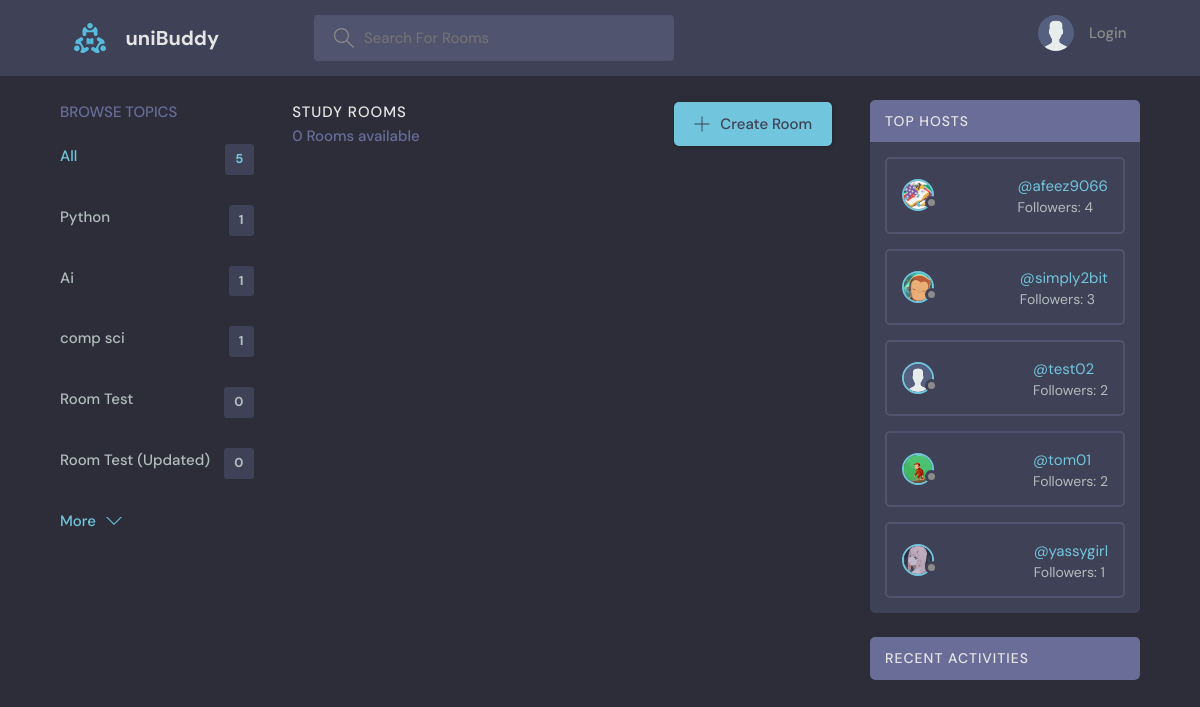
The page /?q=Study on the database as committed earlier.
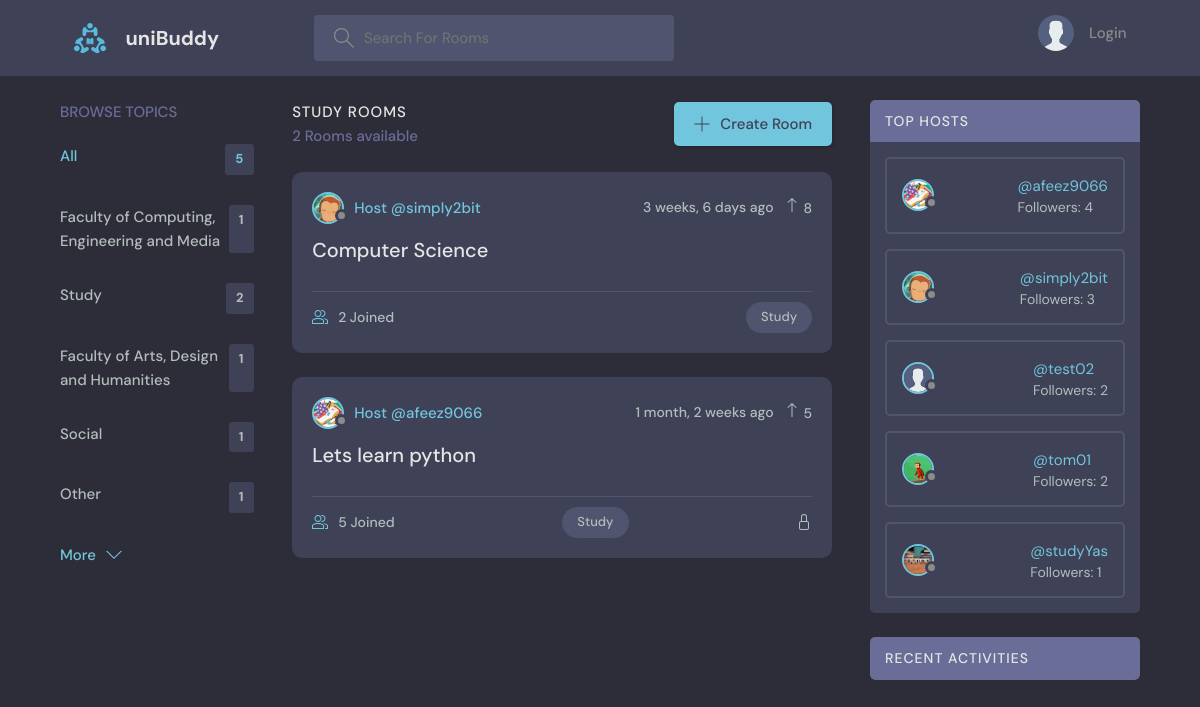
The same page on the database as committed later.
### base/models.py (models this page shows, shortened)
class Topic(models.Model):
    name = models.CharField(max_length=200)

class User(AbstractUser):
    name = models.CharField(max_length=200, null=True)
    email = models.EmailField(unique=True, null=True)
    bio = models.TextField(null=True)
    avatar = models.ImageField(null=True, default="avatar.svg")
    followers = models.ManyToManyField('self', related_name='following', blank=True, symmetrical=False)
    follower_count = models.IntegerField(default=0)
    USERNAME_FIELD = 'email'
    REQUIRED_FIELDS = []

class Room(models.Model):
    host = models.ForeignKey(User, on_delete=models.SET_NULL, null=True)
    topic = models.ForeignKey(Topic, on_delete=models.SET_NULL, null=True)
    name = models.CharField(max_length=200)
    description = models.TextField(null=True, blank=True)
    participants = models.ManyToManyField(
        User, related_name='participants', blank=True)
    updated = models.DateTimeField(auto_now=True)
    created = models.DateTimeField(auto_now_add=True)
    upvotes = models.IntegerField(default=0)
    upvoted_by = models.ManyToManyField(User, related_name='upvoted_rooms')
    is_private = models.BooleanField(default=False)
    access_code = models.CharField(max_length=10, blank=True, null=True)
    admins = models.ManyToManyField(User, related_name="admin_rooms", blank=True)
    class Meta:
        ordering = ['-updated', '-created']

### base/views.py (the view)
# urls.py: path('', views.home, name="home"),
def home(request):
    q = request.GET.get('q') if request.GET.get('q') != None else ''
    rooms = Room.objects.filter(
        Q(topic__name__icontains=q) |
        Q(name__icontains=q) |
        Q(description__icontains=q)
    ).order_by('-upvotes')
    topics = Topic.objects.all()[0:5]
    room_count = rooms.count()
    top_host = User.objects.annotate(num_followers=Count('followers')).order_by('-num_followers')[:5]
    if request.user.is_authenticated:
        following_users = request.user.followers.all()
        room_messages = Message.objects.filter(
            Q(room__topic__name__icontains=q),
            Q(user=request.user) | Q(user__in=following_users)
        ).order_by('-created')[:5]
    else:
        room_messages = Message.objects.none()  # Return an empty queryset
    context = {'rooms': rooms, 'topics': topics,
               'room_count': room_count, 'room_messages': room_messages,
               'top_host': top_host}
    return render(request, 'base/home.html', context)

### base/templates/base/home.html (shortened to what this page needs)
{% extends 'main.html' %}
{% block content %}
<main class="layout layout--3">
  <div class="container">
    {% include 'base/topics_component.html' %}
    <div class="roomList">
      <div class="roomList__header">
        <div>
          <h2>Study Rooms</h2>
          <p>{{room_count}} Rooms available</p>
        </div>
        <a class="btn btn--main" href="{% url 'create-room' %}">
          <svg version="1.1" xmlns="http://www.w3.org/2000/svg" width="32" height="32" viewBox="0 0 32 32">
            <title>add</title>
            <path
              d="M16.943 0.943h-1.885v14.115h-14.115v1.885h14.115v14.115h1.885v-14.115h14.115v-1.885h-14.115v-14.115z">
            </path>
          </svg>
          Create Room
        </a>
      </div>
      {% include 'base/feed_component.html' %}
    </div>
    <div style="background: rgba(0,0,0,0);" class="activities">
      {% include 'base/top_host_component.html' %}
      <br>
      {% include 'base/activity_component.html' %}
  </div>
  </div>
</main>
{% endblock %}

### base/templates/base/topics_component.html
<div class="topics">
  <div class="topics__header">
      <h2>Browse Topics</h2>
  </div>
  <ul class="topics__list">
      <li>
          <a href="{% url 'home' %}" class="active">All <span>{{topics.count}}</span></a>
      </li>
      {% for topic in topics %}
      <li>
          <a href="{% url 'home' %}?q={{topic.name}}">{{topic.name}}<span>{{topic.room_set.all.count}}</span></a>
      </li>
      {% endfor %}
  </ul>
  <a class="btn btn--link" href="{% url 'topics' %}">
      More
      <svg version="1.1" xmlns="http://www.w3.org/2000/svg" width="32" height="32" viewBox="0 0 32 32">
          <title>chevron-down</title>
          <path d="M16 21l-13-13h-3l16 16 16-16h-3l-13 13z"></path>
      </svg>
  </a>
</div>

### base/templates/base/feed_component.html (shortened to what this page needs)
{% for room in rooms %}
<div class="roomListRoom">
    <div class="roomListRoom__header">
        <a href="{% url 'user-profile' room.host.id %}" class="roomListRoom__author">
            <div class="avatar avatar--small">
                <img src="{{room.host.avatar.url}}" />
            </div>
            <span>Host @{{room.host.username}}</span>
        </a>
        <div class="roomListRoom__actions">
            <span>{{room.created|timesince}} ago</span>
            <form class="upvote-form" method="POST" action="{% url 'upvote' %}">
                <div class="upvote-container" style="cursor: pointer;">
                    <svg xmlns="http://www.w3.org/2000/svg" width="16" height="16" fill="currentColor" class="bi bi-arrow-up" viewBox="0 0 16 16"> <path fill-rule="evenodd" d="M8 15a.5.5 0 0 0 .5-.5V2.707l3.146 3.147a.5.5 0 0 0 .708-.708l-4-4a.5.5 0 0 0-.708 0l-4 4a.5.5 0 1 0 .708.708L7.5 2.707V14.5a.5.5 0 0 0 .5.5z"/>
                    </svg>
                    <span class="upvote-count">{{ room.upvotes }}</span>
                </div>
            </form>
        </div>
    </div>
    <div class="roomListRoom__content">
        <a href="{% url 'room' room.id %}">{{room.name}}</a>
    </div>
    <div class="roomListRoom__meta">
        <a href="{% url 'room' room.id %}" class="roomListRoom__joined">
            {{room.participants.all.count}} Joined
        </a>
        <p class="roomListRoom__topic">{{room.topic.name}}</p>
    </div>
</div>
{% endfor %}

### base/templates/base/top_host_component.html
<div class="activities">
    <div class="activities__header">
      <h2>Top Hosts</h2>
    </div>
    {% for host in top_host %}
      <div class="activities__box">
        <div class="activities__boxHeader roomListRoom__header">
          <div class="avatar avatar--small">
            <img src="{{ host.avatar.url }}" />
          </div>
          <div class="top-host__details">
            <a href="{% url 'user-profile' host.id %}">@{{ host.username }}</a>
            <p>Followers: {{ host.num_followers }}</p>
          </div>
        </div>
      </div>
    {% empty %}
      <p>No top hosts found</p>
    {% endfor %}
  </div>

Rows that differ between the two databases and show on the page:
removed Topic: name "Python", room_set.all.count "1"
removed Topic: name "Ai", room_set.all.count "1"
removed Topic: name "comp sci", room_set.all.count "1"
removed Topic: name "Room Test", room_set.all.count "0"
removed Topic: name "Room Test (Updated)", room_set.all.count "0"
added Topic: name "Faculty of Computing, Engineering and Media", room_set.all.count "1"
added Topic: name "Study", room_set.all.count "2"
added Topic: name "Faculty of Arts, Design and Humanities", room_set.all.count "1"
added Topic: name "Social", room_set.all.count "1"
added Topic: name "Other", room_set.all.count "1"
now on this page (row edited): Room: host.avatar (picture), host.username "simply2bit", created "3 weeks, 6 days", upvotes "8", name "Computer Science", participants.all.count "2", topic.name "Study"
now on this page (row edited): Room: host.avatar (picture), host.username "afeez9066", created "1 month, 2 weeks", upvotes "5", name "Lets learn python", participants.all.count "5", topic.name "Study", is_private True (drawn)
changed User: avatar: a different picture; username "yassygirl" → "studyYas"
Other text that changed with them:
{{ room_count }}: "0" → "2"
